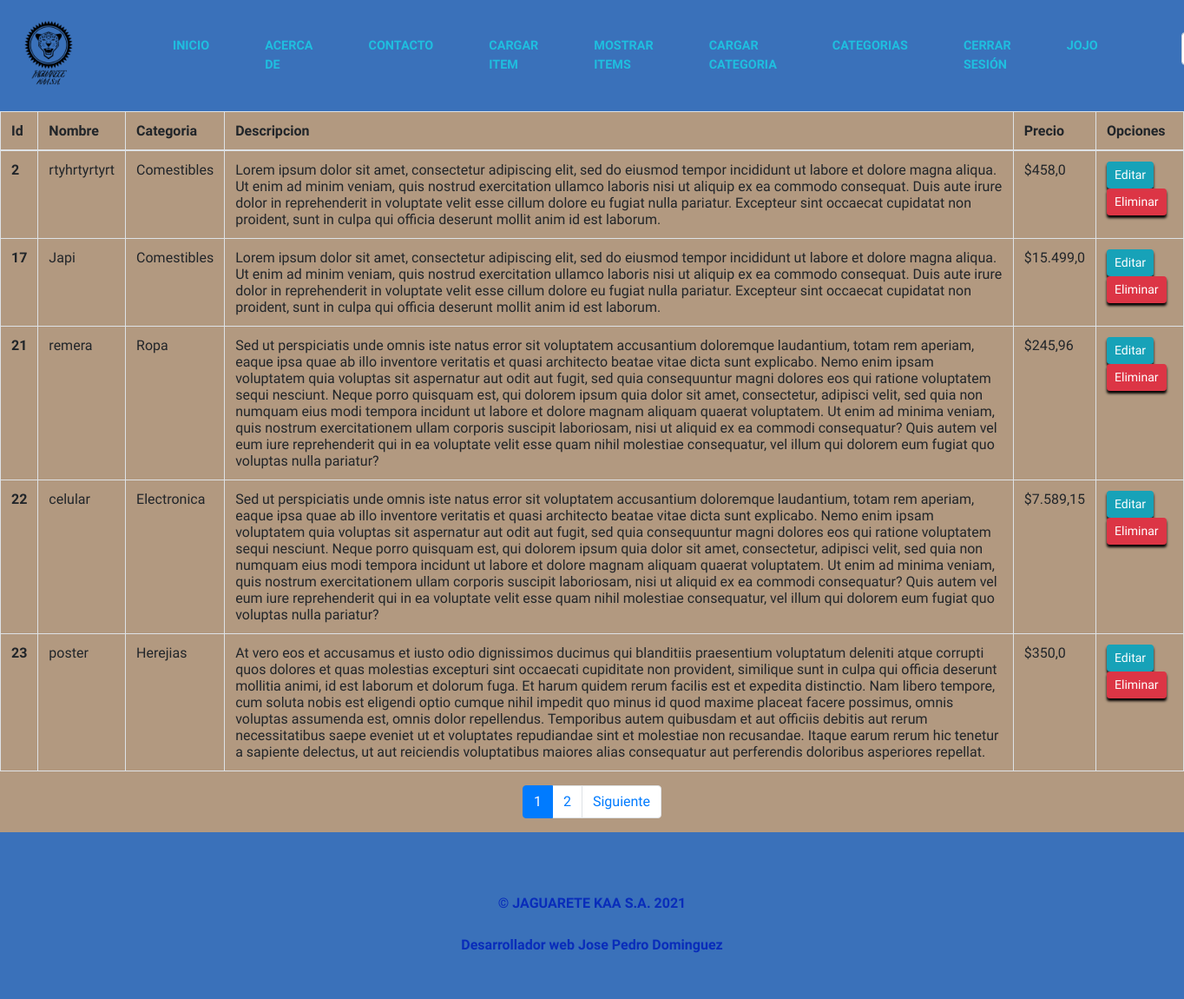
The app's page /productoApp/Listar/ (signed in) with its own data.
### productoApp/models.py (models this page shows, shortened)
class Items(models.Model):
    name = models.CharField(max_length=50)
    imag = models.ImageField( upload_to="productos", null=True)
    tag  = models.ForeignKey(Tag, on_delete=models.PROTECT)
    description = models.TextField()
    price = models.FloatField()

class Tag(models.Model):
    nametag  = models.CharField(max_length=50)
    def __str__(self):
        return self.nametag

### productoApp/views.py (the view)
# urls.py: path('Listar/', listarItems, name="Pantalla de Listar Productos"),
@permission_required('productoApp.view_items')
def listarItems(request):#SOLO VISIBLE PARA LOS ADMINISTRADORES
    itms = Items.objects.all()
    page = request.GET.get('page',1)#paginacion
    try:
        paginator = Paginator(itms,5)
        itms = paginator.page(page)
    except:
        raise Http404
    data = {
        'entity': itms,
        'paginator':paginator
    }
    return  (render(request,"adminItems.html",data))

### productoApp/templates/adminItems.html
{% extends 'base.html' %}
{% load static %}
{% load crispy_forms_tags %}
{% load humanize %}
{% block content%}
  <table class="table table-bordered">
        <thead>
            <tr>
            <th scope="col">Id</th>
            <th scope="col">Nombre</th>
            <th scope="col">Categoria</th>
            <th scope="col">Descripcion</th>
            <th scope="col">Precio</th>
            <th scope="col">Opciones</th>
            </tr>
        </thead>
        <tbody>
        {% for x in entity %}
            <tr>
            <th scope="row">{{ x.id }}</th>
            <td>{{ x.name }}</td>
            <td>{{ x.tag }}</td>
            <td>{{ x.description }}</td>
            <td>${{ x.price | intcomma }}</td>
            <td>
                <a href="{% url 'Editar Producto' x.id %}" class="btn btn-info btn-sm">Editar</a>
                <a href="{% url 'Borar Producto' x.id %}"  class="btn btn-danger btn-sm">Eliminar</a>
            </td>
            </tr>
        {% endfor %}
        </tbody>
    </table>
    <div>
        {% include 'paginator.html' %}
    </div>
{% endblock %}

### storeApp/templates/base.html (shortened to what this page needs)
<html>
<head>
     {% load static  %}
    <link href="{% static 'storeApp/vendor/bootstrap/css/bootstrap.min.css'%}" rel="stylesheet">
    <link href="{% static 'storeApp/css/store.css' %} " rel="stylesheet">
</head>
<body>
 <nav class="navbar navbar-expand-lg navbar-dark py-lg-4" id="mainNav">
    <a class="navbar-logo" href="#">
      <img src="media/logo/logo.png" >
    </a>
    <div class="container">
      <div class="collapse navbar-collapse" id="navbarResponsive">
        <ul class="navbar-nav mx-auto">
          <li class="nav-item {% if request.path == '/' %} active {% endif %} px-lg-4">
            <a class="nav-link text-uppercase text-expanded" href="{% url 'Home' %}">Inicio</a>
          </li>
          <li class="nav-item px-lg-4 {% if request.path == '/AcercaDe' %} active {% endif %}">
            <a class="nav-link text-uppercase text-expanded" href="{% url 'Acerca de' %}">Acerca De</a>
          </li>
          <li class="nav-item px-lg-4 {% if request.path == '/Pantalla_de_Contacto' %} active {% endif %}">
            <a class="nav-link text-uppercase text-expanded" href="{% url 'Pantalla de Contacto' %}">Contacto</a>
          </li>
          {% if perms.app.add_items %}
            <li class="nav-item px-lg-4 {% if request.path == '/PantallaCargaProducto' %} active {% endif %}">
              <a class="nav-link text-uppercase text-expanded" href="{% url 'Pantalla de Cargar Producto' %}">Cargar Item</a>
            </li>
          {% endif %}
          {% if perms.app.view_items %}
            <li class="nav-item px-lg-4 {% if request.path == '/Listar' %} active {% endif %}">
              <a class="nav-link text-uppercase text-expanded" href="{% url 'Pantalla de Listar Productos' %}">Mostrar Items</a>
            </li>
          {% endif %}
          {% if perms.app.add_tag %}
            <li class="nav-item px-lg-4">
              <a href = "{% url 'Cargar_Categoria' %}" class="nav-link text-uppercase text-expanded"> Cargar Categoria </a>
            </li>
          {% endif %}
          <li class="nav-item px-lg-4 {% if request.path == '/categorias' %} active {% endif %}">
            <a class="nav-link text-uppercase text-expanded" href="{% url 'categorias' %}"> Categorias</a>
          {% if user.is_authenticated %}
          <li  class="nav-item px-lg-4">
            <a href = "{% url 'logout' %}" class="nav-link text-uppercase text-expanded"> Cerrar Sesión</a>
          </li>
          <li class="nav-item px-lg-4">
            <a href = "#" class="nav-link text-uppercase text-expanded"> {{ user.username }} </a>
          </li>
          {% endif %}
          {% if user.is_staff%}
          <li class="nav-item px-lg-4 {% if request.path == '/caja' %} active {% endif %}">
            <a href="#" class="nav-link text-uppercase text-expanded"></a>
          </li>
          {% else %}
            <li class="nav-item px-lg-4 {% if request.path == '/caja' %} active {% endif %}">
              <a href="{% url 'caja' %}" class="nav-link text-uppercase text-expanded">Carro</a>
            </li>
          {% endif %}
        </ul>
      </div>
        <form class="d-flex" action = "{% url 'buscar' %}" method = "POST">
          <input class="form-control me-2" type="search" placeholder="Buscar" aria-label="Search" name = "buscar">
        </form>
      </div>
  </nav>
{% block content %}{% endblock  %}
    <footer  class="footer  text-center py-5"style="font-weight: bold;align-self: flex-end; ">
        <div class="container">
          <p class="m-0 mbt1">&copy; JAGUARETE KAA S.A. 2021</p>
          <p class="m-0 mbt1"> Desarrollador web Jose Pedro Dominguez</p>
        </div>
    </footer>
</body>
</html>

### storeApp/static/storeApp/css/store.css (style rules this page uses)
body { font-family: 'Raleway'; background-attachment: fixed; background-position: center; background-size: cover; background-color: #B29980 ; }
p { line-height: 1.75; font-family: 'Raleway'; color: rgb(9, 45, 186); }
#mainNav { background-color: #296bc2e0; font-family: 'Raleway'; }
#mainNav .navbar-nav .nav-item .nav-link { color: rgba(25, 207, 231, 0.822); font-weight: 800; }
@media (min-width: 992px) { #mainNav .navbar-nav .nav-item .nav-link { font-size: 0.9rem; } }
.footer { width: 100%; align-self: flex-end; background-color: #296bc2e0; }
.btn { box-shadow: 0px 3px 3px 0px rgb(0, 0, 0); }
.mbt1 { padding-top: 1.25rem; }
li { color: black }
.navbar-logo { display: inline-block; vertical-align: left; width: 80px; }
.navbar-logo img { display: block; width: 100%; height: auto; }

### records on screen
Items: id "2", name "rtyhrtyrtyrt", tag "Comestibles", description "Lorem ipsum dolor sit amet, consectetur adipiscing elit, sed do eiusmod tempor incididunt ut labore et dolore magna aliqua. Ut enim ad minim veniam, quis nostrud exercitation ullamco laboris nisi ut aliquip ex ea commodo consequat. Duis aute irure dolor in reprehenderit in voluptate velit esse cillum dolore eu fugiat nulla pariatur. Excepteur sint occaecat cupidatat non proident, sunt in culpa qui officia deserunt mollit anim id est laborum.", price "458,0"
Items: id "17", name "Japi", tag "Comestibles", description "Lorem ipsum dolor sit amet, consectetur adipiscing elit, sed do eiusmod tempor incididunt ut labore et dolore magna aliqua. Ut enim ad minim veniam, quis nostrud exercitation ullamco laboris nisi ut aliquip ex ea commodo consequat. Duis aute irure dolor in reprehenderit in voluptate velit esse cillum dolore eu fugiat nulla pariatur. Excepteur sint occaecat cupidatat non proident, sunt in culpa qui officia deserunt mollit anim id est laborum.", price "15.499,0"
Items: id "21", name "remera", tag "Ropa", description "Sed ut perspiciatis unde omnis iste natus error sit voluptatem accusantium doloremque laudantium, totam rem aperiam, eaque ipsa quae ab illo inventore veritatis et quasi architecto beatae vitae dicta sunt explicabo. Nemo enim ipsam voluptatem quia voluptas sit aspernatur aut odit aut fugit, sed quia consequuntur magni dolores eos qui ratione voluptatem sequi nesciunt. Neque porro quisquam est, qui dolorem ipsum quia dolor sit amet, consectetur, adipisci velit, sed quia non numquam eius modi tempora incidunt ut labore et dolore magnam aliquam quaerat voluptatem. Ut enim ad minima veniam, quis nostrum exercitationem ullam corporis suscipit laboriosam, nisi ut aliquid ex ea commodi…", price "245,96"
Items: id "22", name "celular", tag "Electronica", description "Sed ut perspiciatis unde omnis iste natus error sit voluptatem accusantium doloremque laudantium, totam rem aperiam, eaque ipsa quae ab illo inventore veritatis et quasi architecto beatae vitae dicta sunt explicabo. Nemo enim ipsam voluptatem quia voluptas sit aspernatur aut odit aut fugit, sed quia consequuntur magni dolores eos qui ratione voluptatem sequi nesciunt. Neque porro quisquam est, qui dolorem ipsum quia dolor sit amet, consectetur, adipisci velit, sed quia non numquam eius modi tempora incidunt ut labore et dolore magnam aliquam quaerat voluptatem. Ut enim ad minima veniam, quis nostrum exercitationem ullam corporis suscipit laboriosam, nisi ut aliquid ex ea commodi…", price "7.589,15"
Items: id "23", name "poster", tag "Herejias", description "At vero eos et accusamus et iusto odio dignissimos ducimus qui blanditiis praesentium voluptatum deleniti atque corrupti quos dolores et quas molestias excepturi sint occaecati cupiditate non provident, similique sunt in culpa qui officia deserunt mollitia animi, id est laborum et dolorum fuga. Et harum quidem rerum facilis est et expedita distinctio. Nam libero tempore, cum soluta nobis est eligendi optio cumque nihil impedit quo minus id quod maxime placeat facere possimus, omnis voluptas assumenda est, omnis dolor repellendus. Temporibus autem quibusdam et aut officiis debitis aut rerum necessitatibus saepe eveniet ut et voluptates repudiandae sint et molestiae non recusandae. Itaque…", price "350,0"

### other values on screen
{{ user.username }} "JOJO"
{{ page }} "1" "2"
